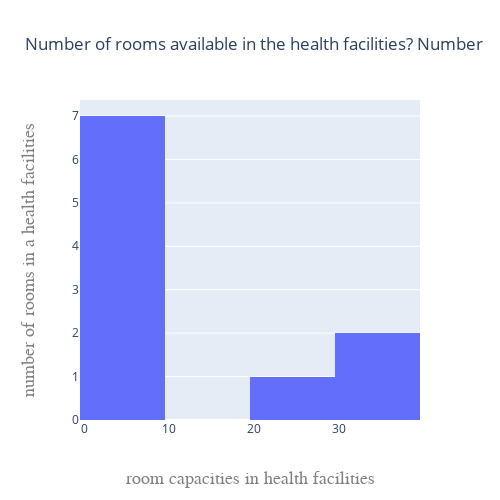

The notebook cell saved with this chart:
### Code cell
fig = go.Figure(data=[go.Histogram(x=df["Number of rooms available in the health facilities? Number"])])
fig.update_layout(
    height=500,
    width=500,
    title="Number of rooms available in the health facilities? Bhaktapur",
    xaxis=go.layout.XAxis(
        title=go.layout.xaxis.Title(
            text="room capacities in health facilities",
            font=dict(
                family="Courier New, monospace",
                size=18,
                color="#7f7f7f"
            )
        )
    ),
    yaxis=go.layout.YAxis(
        title=go.layout.yaxis.Title(
            text="number of rooms in a health facilities",
            font=dict(
                family="Courier New, monospace",
                size=18,
                color="#7f7f7f"
            )
        )
    )) 
fig.show()

### Figure 1 — Plotly figure (JSON) as saved in the notebook; plotly's stock layout.template omitted (floating-point values rounded to 4 significant figures)
{"data": [{"type": "histogram", "x": [2, 3, 5, 5, 1, 8, 2, 30, 30, 24]}], "layout": {"height": 500, "title": {"text": "Number of rooms available in the health facilities? Number"}, "width": 500, "xaxis": {"title": {"font": {"color": "#7f7f7f", "family": "Courier New, monospace", "size": 18}, "text": "room capacities in health facilities"}}, "yaxis": {"title": {"font": {"color": "#7f7f7f", "family": "Courier New, monospace", "size": 18}, "text": "number of rooms in a health facilities"}}}}
